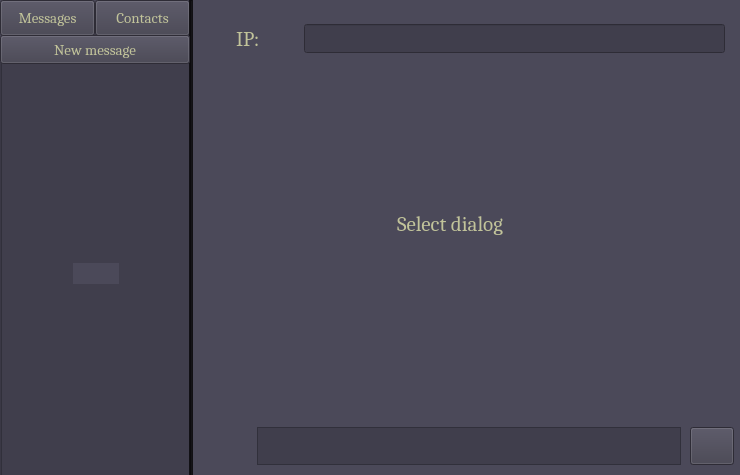
<?xml version="1.0" encoding="UTF-8"?>
<ui version="4.0">
 <class>client</class>
 <widget class="QMainWindow" name="client">
  <property name="geometry">
   <rect>
    <x>0</x>
    <y>0</y>
    <width>740</width>
    <height>475</height>
   </rect>
  </property>
  <property name="font">
   <font>
    <family>Cambria</family>
    <pointsize>16</pointsize>
   </font>
  </property>
  <property name="windowTitle">
   <string>Test Messenger</string>
  </property>
  <property name="styleSheet">
   <string notr="true">background-color: rgb(75, 73, 89);</string>
  </property>
  <widget class="QWidget" name="centralwidget">
   <widget class="Line" name="spacer">
    <property name="geometry">
     <rect>
      <x>189</x>
      <y>0</y>
      <width>4</width>
      <height>508</height>
     </rect>
    </property>
    <property name="styleSheet">
     <string notr="true">background-color: rgb(18, 17, 21)</string>
    </property>
    <property name="orientation">
     <enum>Qt::Vertical</enum>
    </property>
   </widget>
   <widget class="QScrollArea" name="scrollArea">
    <property name="geometry">
     <rect>
      <x>0</x>
      <y>62</y>
      <width>190</width>
      <height>414</height>
     </rect>
    </property>
    <property name="widgetResizable">
     <bool>true</bool>
    </property>
    <widget class="QWidget" name="scrollAreaWidgetContents">
     <property name="geometry">
      <rect>
       <x>0</x>
       <y>0</y>
       <width>188</width>
       <height>412</height>
      </rect>
     </property>
     <widget class="QLabel" name="empty_label">
      <property name="geometry">
       <rect>
        <x>72</x>
        <y>200</y>
        <width>46</width>
        <height>21</height>
       </rect>
      </property>
      <property name="font">
       <font>
        <family>Cambria</family>
        <pointsize>11</pointsize>
       </font>
      </property>
      <property name="styleSheet">
       <string notr="true">color: rgb(193, 195, 154);</string>
      </property>
      <property name="text">
       <string/>
      </property>
     </widget>
     <widget class="QListWidget" name="listing">
      <property name="geometry">
       <rect>
        <x>0</x>
        <y>0</y>
        <width>190</width>
        <height>414</height>
       </rect>
      </property>
      <property name="styleSheet">
       <string notr="true">background-color: rgb(64, 62, 76);</string>
      </property>
     </widget>
     <zorder>listing</zorder>
     <zorder>empty_label</zorder>
    </widget>
   </widget>
   <widget class="QPushButton" name="messages">
    <property name="geometry">
     <rect>
      <x>0</x>
      <y>0</y>
      <width>95</width>
      <height>36</height>
     </rect>
    </property>
    <property name="font">
     <font>
      <family>Cambria</family>
      <pointsize>11</pointsize>
     </font>
    </property>
    <property name="styleSheet">
     <string notr="true">color: rgb(193, 195, 154);
background-color: rgb(64, 62, 76);</string>
    </property>
    <property name="text">
     <string>Messages</string>
    </property>
   </widget>
   <widget class="QPushButton" name="contacts">
    <property name="geometry">
     <rect>
      <x>95</x>
      <y>0</y>
      <width>95</width>
      <height>36</height>
     </rect>
    </property>
    <property name="font">
     <font>
      <family>Cambria</family>
      <pointsize>11</pointsize>
     </font>
    </property>
    <property name="styleSheet">
     <string notr="true">color: rgb(193, 195, 154);background-color: rgb(64, 62, 76);</string>
    </property>
    <property name="text">
     <string>Contacts</string>
    </property>
   </widget>
   <widget class="QLabel" name="select_dialog">
    <property name="geometry">
     <rect>
      <x>397</x>
      <y>189</y>
      <width>117</width>
      <height>71</height>
     </rect>
    </property>
    <property name="font">
     <font>
      <family>Cambria</family>
      <pointsize>16</pointsize>
     </font>
    </property>
    <property name="styleSheet">
     <string notr="true">color: rgb(193, 195, 154);</string>
    </property>
    <property name="text">
     <string>Select dialog</string>
    </property>
   </widget>
   <widget class="QPushButton" name="new_message">
    <property name="geometry">
     <rect>
      <x>0</x>
      <y>35</y>
      <width>190</width>
      <height>29</height>
     </rect>
    </property>
    <property name="font">
     <font>
      <family>Cambria</family>
      <pointsize>11</pointsize>
     </font>
    </property>
    <property name="styleSheet">
     <string notr="true">color: rgb(193, 195, 154);background-color: rgb(64, 62, 76);</string>
    </property>
    <property name="text">
     <string>New message</string>
    </property>
   </widget>
   <widget class="QLabel" name="name_label">
    <property name="geometry">
     <rect>
      <x>236</x>
      <y>29</y>
      <width>28</width>
      <height>20</height>
     </rect>
    </property>
    <property name="font">
     <font>
      <family>Cambria</family>
      <pointsize>16</pointsize>
     </font>
    </property>
    <property name="styleSheet">
     <string notr="true">color: rgb(193, 195, 154);</string>
    </property>
    <property name="text">
     <string>IP:</string>
    </property>
   </widget>
   <widget class="QLineEdit" name="name_edit">
    <property name="geometry">
     <rect>
      <x>304</x>
      <y>24</y>
      <width>421</width>
      <height>29</height>
     </rect>
    </property>
    <property name="font">
     <font>
      <family>Cambria</family>
      <pointsize>14</pointsize>
     </font>
    </property>
    <property name="styleSheet">
     <string notr="true">color: rgb(193, 195, 154);background-color: rgb(64, 62, 76);</string>
    </property>
    <property name="text">
     <string/>
    </property>
   </widget>
   <widget class="QPlainTextEdit" name="message_write">
    <property name="geometry">
     <rect>
      <x>257</x>
      <y>427</y>
      <width>424</width>
      <height>38</height>
     </rect>
    </property>
    <property name="styleSheet">
     <string notr="true">background-color: rgb(64, 62, 76);</string>
    </property>
   </widget>
   <widget class="QPushButton" name="send">
    <property name="geometry">
     <rect>
      <x>690</x>
      <y>427</y>
      <width>44</width>
      <height>38</height>
     </rect>
    </property>
    <property name="styleSheet">
     <string notr="true">background-color: rgb(64, 62, 76);</string>
    </property>
    <property name="text">
     <string/>
    </property>
   </widget>
   <zorder>scrollArea</zorder>
   <zorder>select_dialog</zorder>
   <zorder>messages</zorder>
   <zorder>contacts</zorder>
   <zorder>spacer</zorder>
   <zorder>name_label</zorder>
   <zorder>name_edit</zorder>
   <zorder>new_message</zorder>
   <zorder>message_write</zorder>
   <zorder>send</zorder>
  </widget>
 </widget>
 <resources/>
 <connections/>
</ui>
